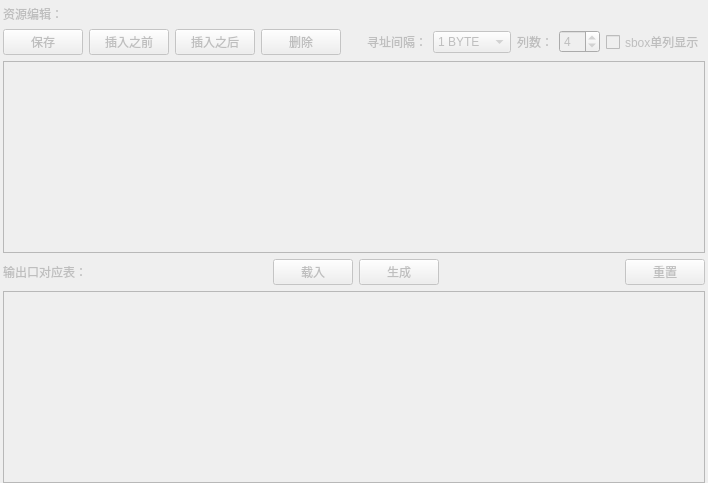
       <widget class="QWidget" name="page_resource">
        <layout class="QVBoxLayout" name="verticalLayout_12">
         <property name="leftMargin">
          <number>3</number>
         </property>
         <property name="topMargin">
          <number>5</number>
         </property>
         <property name="rightMargin">
          <number>3</number>
         </property>
         <property name="bottomMargin">
          <number>0</number>
         </property>
         <item>
          <widget class="CProjectSettingWidget" name="widget_resourceEdit" native="true">
           <property name="enabled">
            <bool>false</bool>
           </property>
           <layout class="QVBoxLayout" name="verticalLayout_17">
            <property name="leftMargin">
             <number>0</number>
            </property>
            <property name="topMargin">
             <number>0</number>
            </property>
            <property name="rightMargin">
             <number>0</number>
            </property>
            <property name="bottomMargin">
             <number>0</number>
            </property>
            <item>
             <widget class="QLabel" name="label_resourceEditTitle">
              <property name="text">
               <string>资源编辑：</string>
              </property>
             </widget>
            </item>
            <item>
             <layout class="QHBoxLayout" name="horizontalLayout_8">
              <property name="spacing">
               <number>6</number>
              </property>
              <item>
               <widget class="QPushButton" name="pushButton_saveResource">
                <property name="enabled">
                 <bool>false</bool>
                </property>
                <property name="text">
                 <string>保存</string>
                </property>
               </widget>
              </item>
              <item>
               <widget class="QPushButton" name="pushButton_addFifoResourceRowBefore">
                <property name="enabled">
                 <bool>false</bool>
                </property>
                <property name="text">
                 <string>插入之前</string>
                </property>
               </widget>
              </item>
              <item>
               <widget class="QPushButton" name="pushButton_addFifoResourceRowAfter">
                <property name="enabled">
                 <bool>false</bool>
                </property>
                <property name="text">
                 <string>插入之后</string>
                </property>
               </widget>
              </item>
              <item>
               <widget class="QPushButton" name="pushButton_deleteFifoResourceRow">
                <property name="enabled">
                 <bool>false</bool>
                </property>
                <property name="text">
                 <string>删除</string>
                </property>
               </widget>
              </item>
              <item>
               <spacer name="horizontalSpacer_9">
                <property name="orientation">
                 <enum>Qt::Horizontal</enum>
                </property>
                <property name="sizeType">
                 <enum>QSizePolicy::Expanding</enum>
                </property>
                <property name="sizeHint" stdset="0">
                 <size>
                  <width>20</width>
                  <height>20</height>
                 </size>
                </property>
               </spacer>
              </item>
              <item>
               <widget class="QLabel" name="label_3">
                <property name="enabled">
                 <bool>false</bool>
                </property>
                <property name="text">
                 <string>寻址间隔：</string>
                </property>
               </widget>
              </item>
              <item>
               <widget class="QComboBox" name="comboBox_addressInterval">
                <property name="enabled">
                 <bool>false</bool>
                </property>
                <item>
                 <property name="text">
                  <string>1 BYTE</string>
                 </property>
                </item>
                <item>
                 <property name="text">
                  <string>4 BYTE</string>
                 </property>
                </item>
                <item>
                 <property name="text">
                  <string>16 BYTE</string>
                 </property>
                </item>
               </widget>
              </item>
              <item>
               <widget class="QLabel" name="label_5">
                <property name="enabled">
                 <bool>false</bool>
                </property>
                <property name="text">
                 <string>列数：</string>
                </property>
               </widget>
              </item>
              <item>
               <widget class="QSpinBox" name="spinBox_maxColumn">
                <property name="enabled">
                 <bool>false</bool>
                </property>
                <property name="minimum">
                 <number>1</number>
                </property>
                <property name="maximum">
                 <number>16</number>
                </property>
                <property name="value">
                 <number>4</number>
                </property>
               </widget>
              </item>
              <item>
               <widget class="QCheckBox" name="checkBox_sboxShowInOneLine">
                <property name="enabled">
                 <bool>false</bool>
                </property>
                <property name="text">
                 <string>sbox单列显示</string>
                </property>
                <property name="checkable">
                 <bool>true</bool>
                </property>
               </widget>
              </item>
             </layout>
            </item>
            <item>
             <widget class="CResourceEditorTableView" name="tableView_resourceEditor">
              <property name="alternatingRowColors">
               <bool>true</bool>
              </property>
              <property name="selectionMode">
               <enum>QAbstractItemView::ContiguousSelection</enum>
              </property>
             </widget>
            </item>
            <item>
             <widget class="QWidget" name="widget_benesEditor" native="true">
              <layout class="QVBoxLayout" name="verticalLayout_19">
               <property name="leftMargin">
                <number>0</number>
               </property>
               <property name="topMargin">
                <number>0</number>
               </property>
               <property name="rightMargin">
                <number>0</number>
               </property>
               <property name="bottomMargin">
                <number>0</number>
               </property>
               <item>
                <layout class="QHBoxLayout" name="horizontalLayout_16">
                 <item>
                  <widget class="QLabel" name="label_20">
                   <property name="text">
                    <string>输出口对应表：</string>
                   </property>
                  </widget>
                 </item>
                 <item>
                  <spacer name="horizontalSpacer_3">
                   <property name="orientation">
                    <enum>Qt::Horizontal</enum>
                   </property>
                   <property name="sizeHint" stdset="0">
                    <size>
                     <width>40</width>
                     <height>20</height>
                    </size>
                   </property>
                  </spacer>
                 </item>
                 <item>
                  <widget class="QPushButton" name="pushButton_benesEditorLoad">
                   <property name="text">
                    <string>载入</string>
                   </property>
                  </widget>
                 </item>
                 <item>
                  <widget class="QPushButton" name="pushButton_benesEditorGenerate">
                   <property name="text">
                    <string>生成</string>
                   </property>
                  </widget>
                 </item>
                 <item>
                  <spacer name="horizontalSpacer_12">
                   <property name="orientation">
                    <enum>Qt::Horizontal</enum>
                   </property>
                   <property name="sizeHint" stdset="0">
                    <size>
                     <width>40</width>
                     <height>20</height>
                    </size>
                   </property>
                  </spacer>
                 </item>
                 <item>
                  <widget class="QPushButton" name="pushButton_benesEditorReset">
                   <property name="text">
                    <string>重置</string>
                   </property>
                  </widget>
                 </item>
                </layout>
               </item>
               <item>
                <widget class="QTableView" name="tableView_benesEditor">
                 <property name="alternatingRowColors">
                  <bool>true</bool>
                 </property>
                </widget>
               </item>
              </layout>
             </widget>
            </item>
           </layout>
          </widget>
         </item>
        </layout>
       </widget>
